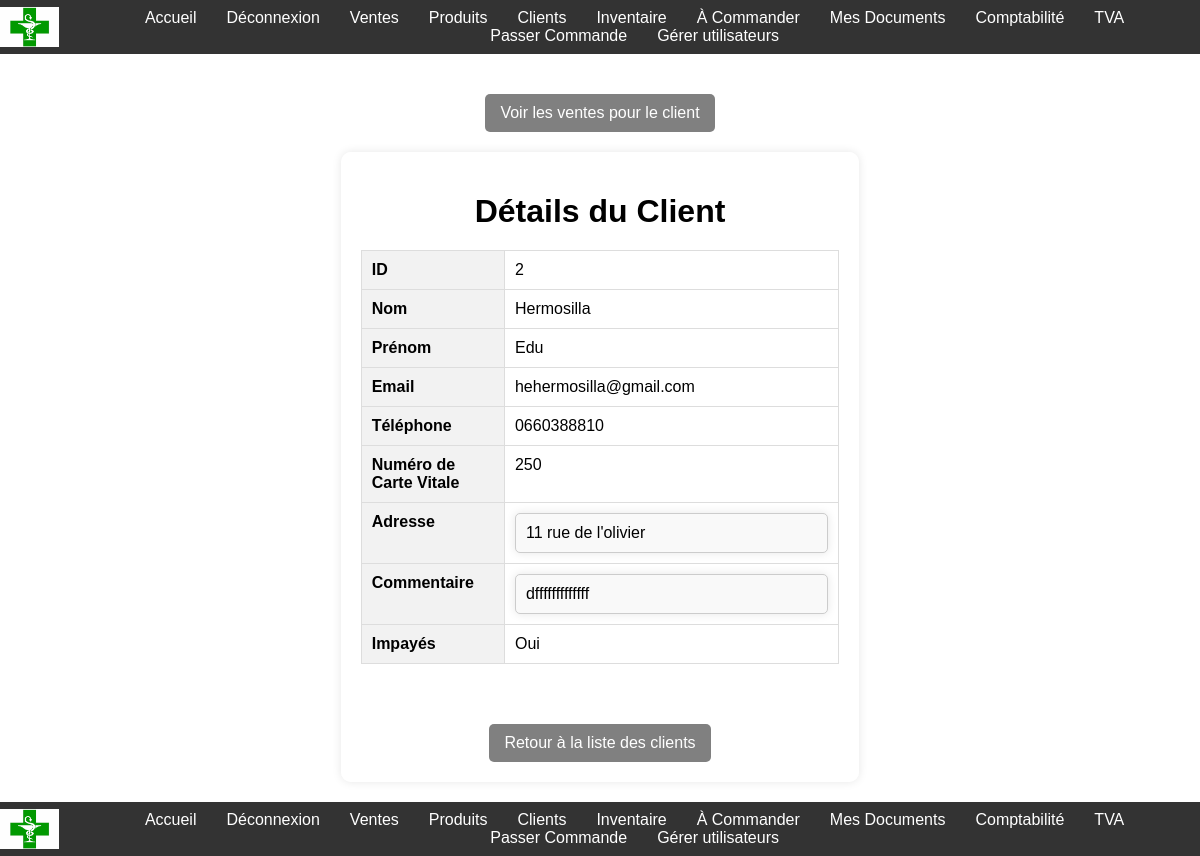
Page /Views/clients/show_client.php?id=2 (signed in) on the committed database.
### tables this page shows
CREATE TABLE `client` (
  `client_id` int(11) NOT NULL,
  `nom` varchar(50) NOT NULL,
  `prenom` varchar(50) NOT NULL,
  `email` varchar(100) NOT NULL,
  `telephone` varchar(20) DEFAULT NULL,
  `adresse` text DEFAULT NULL,
  `commentaire` text DEFAULT NULL,
  `numero_carte_vitale` varchar(15) DEFAULT NULL,
  `cheques_impayes` tinyint(1) NOT NULL DEFAULT 0
);

### Classes/Config/Database.php (called while the page is built, shortened)
<?php
class Database {
    private static $instance = null;
    private $connection;
    private function __construct() {
        $dotenv = Dotenv\Dotenv::createImmutable(__DIR__ . '/../../');
        $host = $_ENV['DB_HOST'] ?? null;
        $db = $_ENV['DB_DATABASE'] ?? null;
        $user = $_ENV['DB_USERNAME'] ?? null;
        $pass = $_ENV['DB_PASSWORD'] ?? '';
        $charset = 'utf8mb4';
        $dsn = "mysql:host=$host;dbname=$db;charset=$charset";
        $options = [
            PDO::ATTR_ERRMODE            => PDO::ERRMODE_EXCEPTION,
            PDO::ATTR_DEFAULT_FETCH_MODE => PDO::FETCH_ASSOC,
            PDO::ATTR_EMULATE_PREPARES   => false,
        ];
        try {
            $this->connection = new PDO($dsn, $user, $pass, $options);
        } catch (PDOException $e) {
            error_log("Erreur de connexion : " . $e->getMessage());
            error_log("DSN : " . $dsn);
            error_log("Utilisateur : " . $user);
            throw new PDOException("Erreur de connexion à la base de données.");
        }
    }
    public static function getInstance() {
        if (self::$instance == null) {
            self::$instance = new Database();
        }
        return self::$instance;
    }
    public function getConnection() {
        return $this->connection;
    }
}
?>

### PHP/clients/show_client.php (called while the page is built, shortened)
<?php
if (isset($_GET['id'])) {
    $clientId = $_GET['id'];
    $clientModel = new Client();
    $client = $clientModel->getClientById($clientId);
} else {
    $_SESSION['error'] = "ID de client non spécifié.";
    header('Location: /Pharmacie_S/Views/clients/index_clients.php');
    exit();
}
?>

### Classes/Client.php (called while the page is built, shortened)
<?php
require_once __DIR__ . '/Config/Database.php';
class Client
{
    private $db;
    public function __construct()
    {
        $this->db = Database::getInstance()->getConnection();
    }
    public function getClientById($id)
    {
        $query = "SELECT * FROM client WHERE client_id = :id";
        $stmt = $this->db->prepare($query);
        $stmt->execute([':id' => $id]);
        return $stmt->fetch(PDO::FETCH_ASSOC);
    }
}

### Views/clients/show_client.php (the view, shortened to what this page needs)
<?php
require_once $_SERVER['DOCUMENT_ROOT'] . '/Pharmacie_S/PHP/clients/show_client.php';
require_once $_SERVER['DOCUMENT_ROOT'] . '/Pharmacie_S/Templates/header.php';
?>
<div class="centered-link">
    <a href="/Pharmacie_S/Views/clients/ventes_client.php?id=<?php echo $client['client_id']; ?>" class= "back-link-gray">Voir les ventes pour le  client</a>
</div>
<div class="product-details-container">
    <h1>Détails du Client</h1>
    <table class="product-details-table">
        <tr>
            <th>ID</th>
            <td><?php echo htmlspecialchars($client['client_id']); ?></td>
        </tr>
        <tr>
            <th>Nom</th>
            <td><?php echo htmlspecialchars($client['nom']); ?></td>
        </tr>
        <tr>
            <th>Prénom</th>
            <td><?php echo htmlspecialchars($client['prenom']); ?></td>
        </tr>
        <tr>
            <th>Email</th>
            <td><?php echo htmlspecialchars($client['email']); ?></td>
        </tr>
        <tr>
            <th>Téléphone</th>
            <td><?php echo htmlspecialchars($client['telephone']); ?></td>
        </tr>
        <tr>
            <th>Numéro de Carte Vitale</th>
            <td><?php echo htmlspecialchars($client['numero_carte_vitale']); ?></td>
        </tr>
        <tr>
            <th>Adresse</th>
            <td><div class="product-description"><?php echo nl2br(htmlspecialchars($client['adresse'])); ?></div></td>
        </tr>
        <tr>
            <th>Commentaire</th>
            <td><div class="product-description"><?php echo nl2br(htmlspecialchars($client['commentaire'])); ?></div></td>
        </tr>
        <tr>
            <th>Impayés</th>
            <td><?php echo $client['cheques_impayes'] ? 'Oui' : 'Non'; ?></td>
        </tr>
    </table>
    <div class="centered-link">
        <a href="/Pharmacie_S/Views/clients/index_clients.php" class="back-link-gray">Retour à la liste des clients</a>
    </div>
</div>
<?php require_once $_SERVER['DOCUMENT_ROOT'] . '/Pharmacie_S/Templates/footer.php'; ?>

### css/styles.css (style rules this page uses)
body { font-family: Arial, sans-serif; margin: 0; padding: 0; display: flex; flex-direction: column; min-height: 100vh; }
.centered-link { display: block; text-align: center; margin-top: 20px; }
.product-description { border: 1px solid #ccc; padding: 10px; max-width: 100%; overflow-wrap: break-word; background-color: #f9f9f9; border-radius: 5px; box-shadow: 0 0 10px rgba(0, 0, 0, 0.1); white-space: pre-wrap; word-wrap: break-word; word-break: break-word; overflow: hidden; text-overflow: ellipsis; width: 100%; box-sizing: border-box; height: auto; }
#product-details-page { display: flex; justify-content: center; align-items: center; min-height: 100vh; background-image: url("../images/pharm4.jpg"); background-size: cover; background-position: center; background-repeat: no-repeat; font-family: Arial, sans-serif; }
#product-details-page .product-details-container { max-width: 800px; width: 100%; margin: 20px; background-color: rgba(255, 255, 255, 0.9); border-radius: 10px; box-shadow: 0 0 10px rgba(0, 0, 0, 0.1); padding: 20px; display: flex; flex-direction: column; align-items: center; }
#product-details-page h1 { text-align: center; margin-bottom: 20px; }
#product-details-page .product-details-table { width: 100%; border-collapse: collapse; margin-bottom: 20px; }
#product-details-page .product-details-table th, #product-details-page .product-details-table td { padding: 10px; border: 1px solid #ddd; text-align: left; vertical-align: top; }
#product-details-page .product-details-table th { background-color: #f2f2f2; font-weight: bold; width: 30%; }
#product-details-page .product-description { max-width: 100%; word-wrap: break-word; white-space: pre-wrap; overflow-wrap: break-word; }
.back-link-gray { display: inline-block; margin-top: 20px; padding: 10px 15px; color: white; text-decoration: none; border-radius: 5px; background-color: #808080; }
.centered-link { display: flex; justify-content: center; width: 100%; }
th { cursor: pointer; }

### rows in the picture
client: client_id "2", nom "Hermosilla", prenom "Edu", email "hehermosilla@gmail.com", telephone "0660388810", numero_carte_vitale "250", adresse "11 rue de l'olivier", commentaire "dfffffffffffff"
